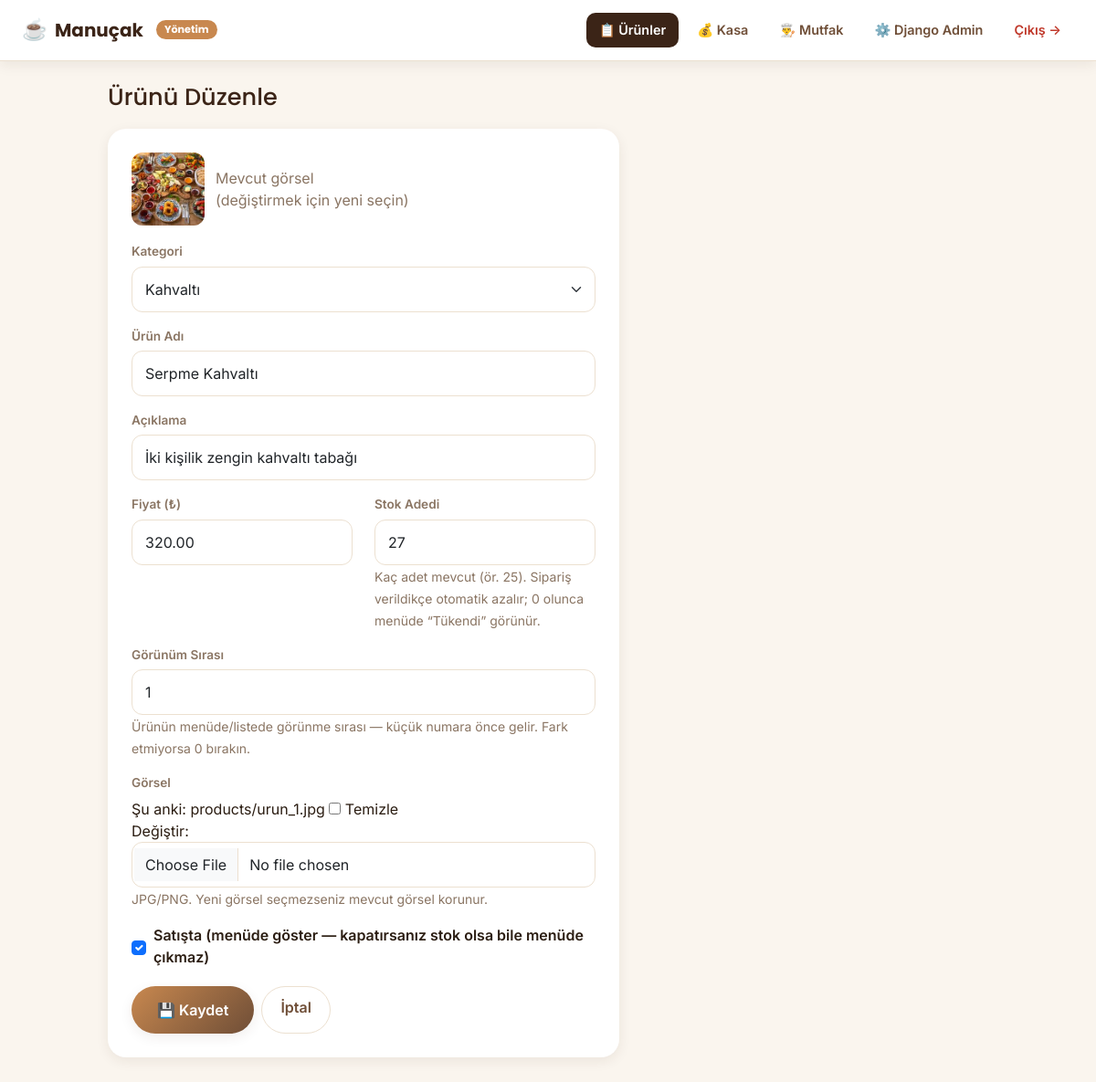
Screenshot of /yonetim/urun/1/duzenle/ (signed in) with the database file from the repository.
### cafe/models.py (models this page shows, shortened)
class Urun(models.Model):
    category = models.ForeignKey(
        Kategori,
        verbose_name="Kategori",
        on_delete=models.CASCADE,
        related_name="urunler",
    )
    name = models.CharField("Ürün Adı", max_length=120)
    description = models.CharField("Açıklama", max_length=255, blank=True, default="")
    price = models.DecimalField("Fiyat (₺)", max_digits=7, decimal_places=2)
    image = models.ImageField("Görsel", upload_to="products/", blank=True, null=True)
    stock_status = models.BooleanField("Satışta (menüde aktif)", default=True)
    stock_count = models.PositiveIntegerField("Stok Adedi", default=0)
    sira = models.PositiveIntegerField("Görünüm Sırası", default=0)
    class Meta:
        verbose_name = "Ürün"
        verbose_name_plural = "Ürünler"
        ordering = ["category__sira", "sira", "name"]

### cafe/views.py (the view)
# urls.py: path("yonetim/urun/<int:urun_id>/duzenle/", views.panel_urun_duzenle, name="panel_urun_duzenle"),
@staff_required
def panel_urun_duzenle(request, urun_id):
    urun = get_object_or_404(Urun, id=urun_id)
    form = UrunForm(request.POST or None, request.FILES or None, instance=urun)
    if request.method == "POST" and form.is_valid():
        form.save()
        messages.success(request, "Ürün güncellendi.")
        return redirect("cafe:panel")
    return render(
        request,
        "cafe/panel/urun_form.html",
        {"form": form, "baslik": "Ürünü Düzenle", "urun": urun},
    )

### cafe/forms.py
class UrunForm(forms.ModelForm):
    class Meta:
        model = Urun
        fields = [
            "category", "name", "description", "price", "image",
            "stock_count", "stock_status", "sira",
        ]
        widgets = {
            "category": forms.Select(attrs={"class": "form-select"}),
            "name": forms.TextInput(
                attrs={"class": "form-control", "placeholder": "Örn: Sütlü Latte"}
            ),
            "description": forms.TextInput(
                attrs={"class": "form-control", "placeholder": "Kısa açıklama (opsiyonel)"}
            ),
            "price": forms.NumberInput(
                attrs={"class": "form-control", "step": "0.01", "min": "0"}
            ),
            "image": forms.ClearableFileInput(
                attrs={"class": "form-control", "accept": "image/*"}
            ),
            "stock_count": forms.NumberInput(
                attrs={"class": "form-control", "min": "0", "placeholder": "Örn: 25"}
            ),
            "stock_status": forms.CheckboxInput(attrs={"class": "form-check-input"}),
            "sira": forms.NumberInput(attrs={"class": "form-control", "min": "0"}),
        }

### cafe/models.py (called while the page is built)
    def __str__(self):
        return self.name

### cafe/templates/cafe/panel/urun_form.html (shortened to what this page needs)
{% extends "cafe/panel/base.html" %}
{% block nav_urun %}aktif{% endblock %}
{% block panel %}
<div class="panel-header"><h1>{{ baslik }}</h1></div>
<div class="panel-form-card">
  <form method="post" enctype="multipart/form-data">
    {% if urun and urun.image %}
      <div class="mevcut-foto">
        <img src="{{ urun.image.url }}" alt="{{ urun.name }}">
        <span class="text-muted2">Mevcut görsel<br>(değiştirmek için yeni seçin)</span>
      </div>
    {% endif %}
    <div class="form-satir">
      <label class="form-label">Kategori</label>
      {{ form.category }}
    </div>
    <div class="form-satir">
      <label class="form-label">Ürün Adı</label>
      {{ form.name }}
    </div>
    <div class="form-satir">
      <label class="form-label">Açıklama</label>
      {{ form.description }}
    </div>
    <div class="row">
      <div class="col-6 form-satir">
        <label class="form-label">Fiyat (₺)</label>
        {{ form.price }}
      </div>
      <div class="col-6 form-satir">
        <label class="form-label">Stok Adedi</label>
        {{ form.stock_count }}
        <small class="text-muted2">Kaç adet mevcut (ör. 25). Sipariş verildikçe otomatik azalır; 0 olunca menüde “Tükendi” görünür.</small>
      </div>
    </div>
    <div class="form-satir">
      <label class="form-label">Görünüm Sırası</label>
      {{ form.sira }}
      <small class="text-muted2">Ürünün menüde/listede görünme sırası — küçük numara önce gelir. Fark etmiyorsa 0 bırakın.</small>
    </div>
    <div class="form-satir">
      <label class="form-label">Görsel</label>
      {{ form.image }}
      <small class="text-muted2">JPG/PNG. Yeni görsel seçmezseniz mevcut görsel korunur.</small>
    </div>
    <div class="form-check">
      {{ form.stock_status }}
      <label class="form-check-label">Satışta (menüde göster — kapatırsanız stok olsa bile menüde çıkmaz)</label>
    </div>
    <div class="d-flex gap-2">
      <button class="btn-cafe" type="submit">💾 Kaydet</button>
      <a href="{% url 'cafe:panel' %}" class="btn-ghost">İptal</a>
    </div>
  </form>
</div>
{% endblock %}

### cafe/templates/cafe/panel/base.html (shortened to what this page needs)
{% extends "cafe/base.html" %}
{% block body_class %}panel-body{% endblock %}
{% block body %}
<nav class="panel-top">
  <div class="brand"><span class="cup">☕</span> Manuçak <span class="rozet">Yönetim</span></div>
  <div class="panel-nav">
    <a href="{% url 'cafe:panel' %}" class="{% block nav_urun %}{% endblock %}">📋 Ürünler</a>
    <a href="{% url 'cafe:panel_kasa' %}" class="{% block nav_kasa %}{% endblock %}">💰 Kasa</a>
    <a href="{% url 'cafe:kitchen' %}">👨‍🍳 Mutfak</a>
    <a href="/admin/">⚙️ Django Admin</a>
    <a href="{% url 'cafe:panel_logout' %}" class="cikis">Çıkış →</a>
  </div>
</nav>
<div class="panel-content">
  {% block panel %}{% endblock %}
</div>
{% endblock %}

### cafe/templates/cafe/base.html (shortened to what this page needs)
{% load static %}
<!DOCTYPE html>
<html lang="tr">
<head>
  <link href="https://cdn.jsdelivr.net/npm/bootstrap@5.3.3/dist/css/bootstrap.min.css" rel="stylesheet">
  <link rel="stylesheet" href="{% static 'cafe/css/style.css' %}?v=3">
</head>
<body class="{% block body_class %}{% endblock %}">
  {% block body %}{% endblock %}
</body>
</html>

### cafe/static/cafe/css/style.css (style rules this page uses)
:root { --espresso: #3b2417; --coffee: #6f4e37; --caramel: #c8884f; --gold: #e0a458; --cream: #faf5ee; --cream-2: #f3e9db; --ink: #2b1d12; --muted: #8a7563; --line: #ece0d0; --card: #ffffff; --success: #2e7d32; --danger: #c0392b; --info: #1565c0; --shadow: 0 10px 30px rgba(59, 36, 23, .12); --shadow-sm: 0 4px 14px rgba(59, 36, 23, .08); --radius: 20px; --radius-sm: 14px; }
* { box-sizing: border-box; }
body { font-family: 'Inter', -apple-system, 'Segoe UI', Roboto, sans-serif; color: var(--ink); background: var(--cream); margin: 0; -webkit-font-smoothing: antialiased; }
h1, h2, h3, h4, .brand { font-family: 'Poppins', 'Segoe UI', sans-serif; }
a { color: inherit; text-decoration: none; }
.brand { font-weight: 700; font-size: 1.25rem; color: var(--espresso); display: flex; align-items: center; gap: 8px; }
.brand .cup { font-size: 1.4rem; }
.btn-cafe { background: linear-gradient(135deg, var(--caramel), var(--coffee)); color: #fff; border: none; border-radius: 999px; padding: 14px 28px; font-weight: 600; font-size: 1rem; cursor: pointer; transition: transform .15s ease, box-shadow .15s ease, filter .15s ease; box-shadow: var(--shadow-sm); }
.btn-ghost { background: transparent; border: 1.5px solid var(--line); color: var(--coffee); border-radius: 999px; padding: 10px 20px; font-weight: 600; cursor: pointer; }
.form-control, .form-select { border-radius: 12px; border: 1.5px solid var(--line); padding: 12px 14px; }
.form-label { font-weight: 600; font-size: .85rem; color: var(--muted); }
.panel-body { background: var(--cream); min-height: 100vh; }
.panel-top { display: flex; align-items: center; justify-content: space-between; flex-wrap: wrap; gap: 10px; padding: 14px 24px; background: #fff; border-bottom: 1px solid var(--line); position: sticky; top: 0; z-index: 30; box-shadow: var(--shadow-sm); }
.panel-top .brand { color: var(--espresso); }
.panel-top .brand .rozet { background: var(--caramel); color: #fff; font-size: .7rem; font-weight: 700; padding: 2px 9px; border-radius: 999px; margin-left: 6px; vertical-align: middle; }
.panel-nav { display: flex; align-items: center; gap: 6px; flex-wrap: wrap; }
.panel-nav a { padding: 8px 14px; border-radius: 10px; font-weight: 600; font-size: .9rem; color: var(--coffee); transition: background .15s ease; }
.panel-nav a.aktif { background: var(--espresso); color: #fff; }
.panel-nav a.cikis { color: var(--danger); }
.panel-content { max-width: 1000px; margin: 0 auto; padding: 24px 18px 60px; }
.panel-header { display: flex; align-items: flex-end; justify-content: space-between; flex-wrap: wrap; gap: 12px; margin-bottom: 20px; }
.panel-header h1 { font-size: 1.6rem; color: var(--espresso); margin: 0; }
.panel-form-card { background: #fff; border-radius: var(--radius); padding: 26px; box-shadow: var(--shadow-sm); max-width: 560px; }
.form-satir { margin-bottom: 16px; }
.form-satir .form-label { display: block; margin-bottom: 6px; }
.mevcut-foto { display: flex; align-items: center; gap: 12px; margin-bottom: 18px; }
.mevcut-foto img { width: 80px; height: 80px; border-radius: 12px; object-fit: cover; }
.form-check { display: flex; align-items: center; gap: 8px; margin: 14px 0 20px; }
.form-check label { margin: 0; font-weight: 600; color: var(--ink); }
.text-muted2 { color: var(--muted); }

### rows the page displays
Urun: image (picture), category "Kahvaltı", name "Serpme Kahvaltı", description "İki kişilik zengin kahvaltı tabağı", price "320.00", stock_count "27", sira "1", stock_status "☑"

### other values shown
{{ baslik }} "Ürünü Düzenle"
